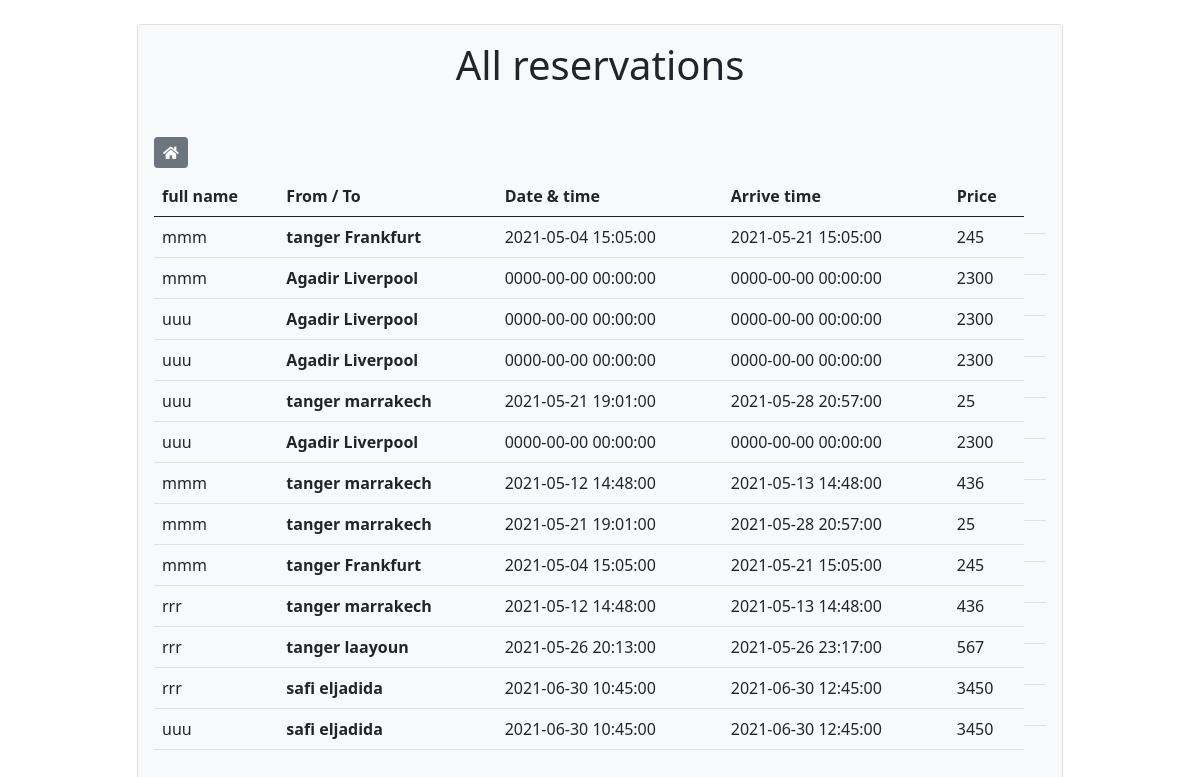
The app's page /showflights (signed in) with its own data.
### tables this page shows
CREATE TABLE `reservation` (
  `id` int(11) NOT NULL,
  `id_user` int(11) NOT NULL,
  `id_flight` int(11) NOT NULL
);

CREATE TABLE `users` (
  `id` int(11) NOT NULL,
  `fullname` varchar(100) NOT NULL,
  `username` varchar(100) NOT NULL,
  `password` varchar(100) NOT NULL,
  `role` text NOT NULL DEFAULT 'user'
);

CREATE TABLE `flights` (
  `id` int(11) NOT NULL,
  `fro_m` varchar(200) NOT NULL,
  `city_to` varchar(200) NOT NULL,
  `date_time` datetime NOT NULL,
  `arrive_time` datetime NOT NULL,
  `price` int(11) NOT NULL,
  `seats_number` int(11) NOT NULL,
  `status` int(11) NOT NULL
);

### controllers/HomeController.php (called while the page is built)
<?php
class HomeController{
	public function index($page){
		include('views/'.$page.'.php');
	}
}
?>

### autoload.php (called while the page is built, shortened)
<?php
function autoload($class_name){
    $array_paths = array(
        'database/',
        'app/classes/',
        'models/',
        'controllers/'
    );
    $parts = explode('\\',$class_name);
    $name = array_pop($parts);
    foreach($array_paths as $path){
        $file = sprintf($path.'%s.php',$name);
    }
}

### database/DB.php (called while the page is built)
<?php
class DB{
    static public function connect(){
        $db = new PDO("mysql:host=localhost;dbname=flights","root","");
        $db->exec("set names utf8");
        $db->setAttribute(PDO::ATTR_ERRMODE,PDO::ERRMODE_EXCEPTION);
        return $db;
    }
}
?>

### models/Book.php (called while the page is built, shortened)
<?php
class Book{
    public static function getAllflights(){
        $stmt = DB::connect()->prepare('SELECT r.id,f.fro_m,f.city_to,f.date_time,f.arrive_time,f.price,u.fullname FROM reservation r , flights f, users u WHERE r.id_flight = f.id && r.id_user = u.id');
        $stmt->execute();
        return $stmt->fetchAll();
    }
}

### controllers/FlightsController.php (called while the page is built, shortened)
 <?php
class FlightsController{
    public function getAllBook()
    {
       $data = Book::getAllflights();
        return $data;
    }
}
?>

### views/showflights.php (the view, shortened to what this page needs)
<?php
if(isset($_SESSION['role']) && $_SESSION['role'] != 'admin'){
        $data = new FlightsController();
        $flights = $data->getBook();
        $title = 'My reservations';
        $cancel = false;
    }else{
        $data = new FlightsController();
        $flights = $data->getAllBook();
        $title = 'All reservations';
    }
?>
<div class="container">
    <div class="row my-4">
        <div class="col-md-10 mx-auto">
            <div class="card">
                <div class="card-body bg-light">
                   <h1 class="col-md-12 text-center mb-5"> <?php echo $title?> </h1>
                    <form method="POST" action="" class="float-right d-flex flex-row justify-content-between">
                        <a href="<?php echo BASE_URL?>" class="btn btn-secondary btn-sm mb-2 mr-2 ">
                        <i class="fas fa-home "></i>
                        </a>
                    </form>
                    <table class=" col-md-12 table table-hover">
                        <thead>
                            <tr>
                            <th scope="col">full name</th>
                            <th scope="col">From / To</th>
                            <th scope="col">Date & time</th>
                            <th scope="col">Arrive time</th>
                            <th scope="col">Price</th>
                            </tr>
                        </thead>
                        <tbody>
                            <?php foreach ($flights as $flight):?>
                                <tr>
                                <td><?php echo $flight['fullname']?></td>
                                <th scope="row"><?php echo $flight['fro_m'].' '.$flight['city_to'] ?></th>
                                <td><?php echo $flight['date_time']?></td>
                                <td><?php echo $flight['arrive_time']?></td>
                                <td><?php echo $flight['price']?></td>
                                <td class="d-flex flex-row">
                                </td>
                                </tr>
                            <?php endforeach;?>
                        </tbody>
                    </table>
                </div>
            </div>
        </div>
    </div>
</div>

### records on screen
reservation: id_user.fullname "mmm", id_flight.fro_m "tanger", id_flight.city_to "Frankfurt", id_flight.date_time "2021-05-04 15:05:00", id_flight.arrive_time "2021-05-21 15:05:00", id_flight.price "245"
reservation: id_user.fullname "mmm", id_flight.fro_m "Agadir", id_flight.city_to "Liverpool", id_flight.date_time "0000-00-00 00:00:00", id_flight.arrive_time "0000-00-00 00:00:00", id_flight.price "2300"
reservation: id_user.fullname "uuu", id_flight.fro_m "Agadir", id_flight.city_to "Liverpool", id_flight.date_time "0000-00-00 00:00:00", id_flight.arrive_time "0000-00-00 00:00:00", id_flight.price "2300"
reservation: id_user.fullname "uuu", id_flight.fro_m "Agadir", id_flight.city_to "Liverpool", id_flight.date_time "0000-00-00 00:00:00", id_flight.arrive_time "0000-00-00 00:00:00", id_flight.price "2300"
reservation: id_user.fullname "uuu", id_flight.fro_m "tanger", id_flight.city_to "marrakech", id_flight.date_time "2021-05-21 19:01:00", id_flight.arrive_time "2021-05-28 20:57:00", id_flight.price "25"
reservation: id_user.fullname "uuu", id_flight.fro_m "Agadir", id_flight.city_to "Liverpool", id_flight.date_time "0000-00-00 00:00:00", id_flight.arrive_time "0000-00-00 00:00:00", id_flight.price "2300"
reservation: id_user.fullname "mmm", id_flight.fro_m "tanger", id_flight.city_to "marrakech", id_flight.date_time "2021-05-12 14:48:00", id_flight.arrive_time "2021-05-13 14:48:00", id_flight.price "436"
reservation: id_user.fullname "mmm", id_flight.fro_m "tanger", id_flight.city_to "marrakech", id_flight.date_time "2021-05-21 19:01:00", id_flight.arrive_time "2021-05-28 20:57:00", id_flight.price "25"
reservation: id_user.fullname "mmm", id_flight.fro_m "tanger", id_flight.city_to "Frankfurt", id_flight.date_time "2021-05-04 15:05:00", id_flight.arrive_time "2021-05-21 15:05:00", id_flight.price "245"
reservation: id_user.fullname "rrr", id_flight.fro_m "tanger", id_flight.city_to "marrakech", id_flight.date_time "2021-05-12 14:48:00", id_flight.arrive_time "2021-05-13 14:48:00", id_flight.price "436"
reservation: id_user.fullname "rrr", id_flight.fro_m "tanger", id_flight.city_to "laayoun", id_flight.date_time "2021-05-26 20:13:00", id_flight.arrive_time "2021-05-26 23:17:00", id_flight.price "567"
reservation: id_user.fullname "rrr", id_flight.fro_m "safi", id_flight.city_to "eljadida", id_flight.date_time "2021-06-30 10:45:00", id_flight.arrive_time "2021-06-30 12:45:00", id_flight.price "3450"
reservation: id_user.fullname "uuu", id_flight.fro_m "safi", id_flight.city_to "eljadida", id_flight.date_time "2021-06-30 10:45:00", id_flight.arrive_time "2021-06-30 12:45:00", id_flight.price "3450"

### other values on screen
$title "All reservations"
